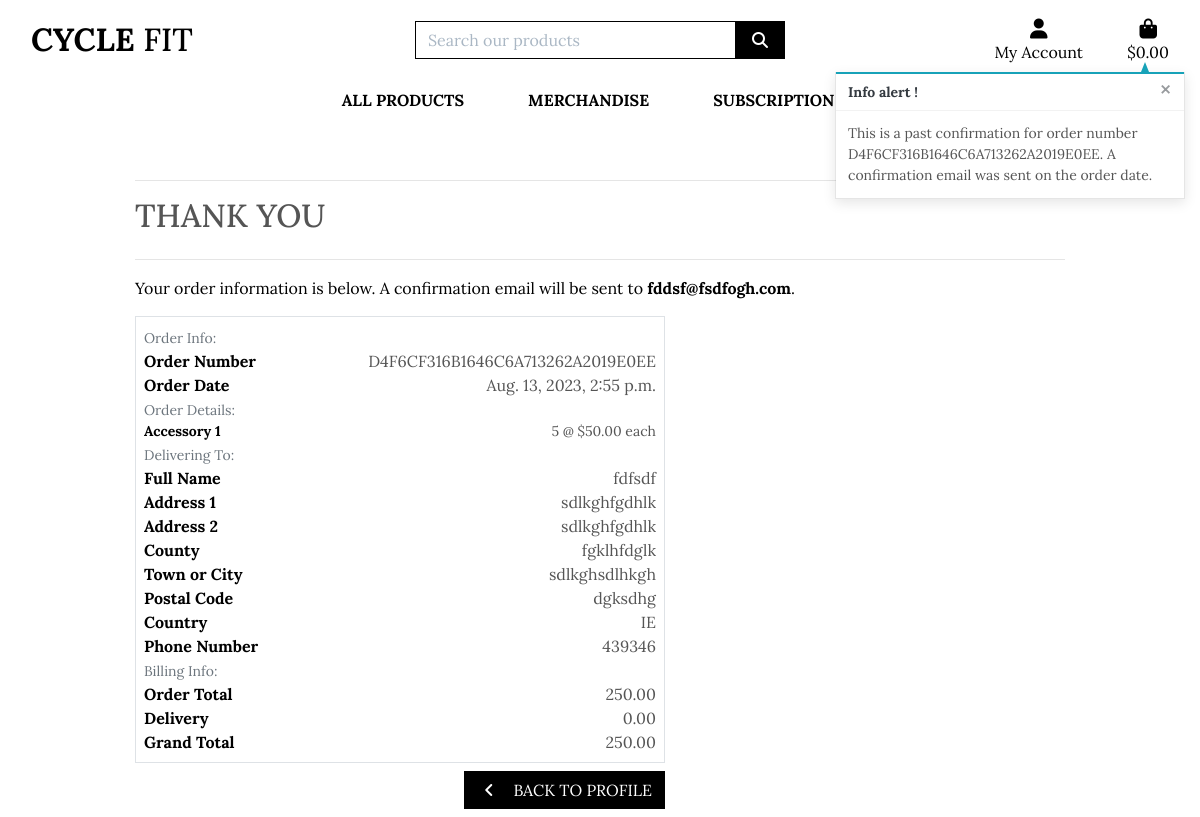
Page /profile/order_history/D4F6CF316B1646C6A713262A2019E0EE on the committed database.
### checkout/models.py (models this page shows, shortened)
class Order(models.Model):
    order_number = models.CharField(max_length=32, null=False, editable=False)
    user_profile = models.ForeignKey(UserProfile, on_delete=models.SET_NULL,
                                     null=True, blank=True, related_name='orders')
    full_name = models.CharField(max_length=50, null=False, blank=False)
    email = models.EmailField(max_length=254, null=False, blank=False)
    phone_number = models.CharField(max_length=20, null=False, blank=False)
    country = CountryField(blank_label='Country *', null=False, blank=False)
    postcode = models.CharField(max_length=20, null=True, blank=True)
    town_or_city = models.CharField(max_length=40, null=False, blank=False)
    street_address1 = models.CharField(max_length=80, null=False, blank=False)
    street_address2 = models.CharField(max_length=80, null=True, blank=True)
    county = models.CharField(max_length=80, null=True, blank=True)
    date = models.DateTimeField(auto_now_add=True)
    delivery_cost = models.DecimalField(max_digits=6, decimal_places=2, null=False, default=0)
    order_total = models.DecimalField(max_digits=10, decimal_places=2, null=False, default=0)
    grand_total = models.DecimalField(max_digits=10, decimal_places=2, null=False, default=0)
    original_bag = models.TextField(null=False, blank=False, default='')
    stripe_pid = models.CharField(max_length=254, null=False, blank=False, default='')

class OrderLineItem(models.Model):
    order = models.ForeignKey(Order, null=False, blank=False, on_delete=models.CASCADE, related_name='lineitems')
    product = models.ForeignKey(Product, null=False, blank=False, on_delete=models.CASCADE)
    product_size = models.CharField(max_length=2, null=True, blank=True) # XS, S, M, L, XL
    quantity = models.IntegerField(null=False, blank=False, default=0)
    lineitem_total = models.DecimalField(max_digits=6, decimal_places=2, null=False, blank=False, editable=False)

### products/models.py (models this page shows, shortened)
class Product(models.Model):
    category = models.ForeignKey('Category', null=True, blank=True, on_delete=models.SET_NULL)
    sku = models.CharField(max_length=254, null=True, blank=True)
    name = models.CharField(max_length=254)
    description = models.TextField()
    has_sizes = models.BooleanField(default=False, null=True, blank=True)
    price = models.DecimalField(max_digits=6, decimal_places=2)
    rating = models.DecimalField(max_digits=6, decimal_places=2, null=True, blank=True)
    image_url = models.URLField(max_length=1024, null=True, blank=True)
    image = models.ImageField(null=True, blank=True)

### profiles/views.py (the view)
# urls.py: path('order_history/<order_number>', views.order_history, name='order_history'),
def order_history(request, order_number):
    order = get_object_or_404(Order, order_number=order_number)
    messages.info(request, (
        f'This is a past confirmation for order number {order_number}. '
        'A confirmation email was sent on the order date.'
    ))
    template = 'checkout/checkout_success.html'
    context = {
        'order': order,
        'from_profile': True,
    }
    return render(request, template, context)

### bag/contexts.py (called while the page is built, shortened)
def bag_contents(request):
    bag_items = []
    total = 0
    product_count = 0
    bag = request.session.get('bag', {})
    if total < settings.FREE_DELIVERY_THRESHOLD:
        delivery = total * Decimal(settings.STANDARD_DELIVERY_PERCENTAGE / 100)
        free_delivery_delta = settings.FREE_DELIVERY_THRESHOLD - total
    else:
        delivery = 0
        free_delivery_delta = 0
    grand_total = delivery + total
    context = {
        'bag_items': bag_items,
        'total': total,
        'product_count': product_count,
        'delivery': delivery,
        'free_delivery_delta': free_delivery_delta,
        'free_delivery_threshold': settings.FREE_DELIVERY_THRESHOLD,
        'grand_total': grand_total,
    }
    return context

### checkout/templates/checkout/checkout_success.html (shortened to what this page needs)
{% extends "base.html" %}
{% load static %}
{% block extra_css %}
    <link rel="stylesheet" href="{% static 'checkout/css/checkout.css' %}">
{% endblock %}
{% block page_header %}
    <div class="container header-container">
    </div>
{% endblock %}
{% block content %}
    <div class="overlay"></div>
    <div class="container">
        <div class="row">
            <div class="col">
                <hr>
                <h2 class="logo-font mb-4">Thank You</h2>
                <hr>
                <p class="text-black">Your order information is below. A confirmation email will be sent to <strong>{{ order.email }}</strong>.</p>
            </div>
        </div>
        <div class="row">
            <div class="col-12 col-lg-7">
                <div class="order-confirmation-wrapper p-2 border">
                    <div class="row">
                        <div class="col">
                            <small class="text-muted">Order Info:</small>
                        </div>
                    </div>
                    <div class="row">
                        <div class="col-12 col-md-4">
                            <p class="mb-0 text-black font-weight-bold">Order Number</p>
                        </div>
                        <div class="col-12 col-md-8 text-md-right">
                            <p class="mb-0">{{ order.order_number }}</p>
                        </div>
                    </div>
                    <div class="row">
                        <div class="col-12 col-md-4">
                            <p class="mb-0 text-black font-weight-bold">Order Date</p>
                        </div>
                        <div class="col-12 col-md-8 text-md-right">
                            <p class="mb-0">{{ order.date }}</p>
                        </div>
                    </div>
                    <div class="row">
                        <div class="col">
                            <small class="text-muted">Order Details:</small>
                        </div>
                    </div>
                    {% for item in order.lineitems.all %}
                    <div class="row">
                        <div class="col-12 col-md-4">
                            <p class="small mb-0 text-black font-weight-bold">
                                {{ item.product.name }}{% if item.product_size %} - Size {{ item.product.size|upper }}{% endif %}
                            </p>
                        </div>
                        <div class="col-12 col-md-8 text-md-right">
                            <p class="small mb-0">{{ item.quantity }} @ ${{ item.product.price }} each</p>
                        </div>
                    </div>
                    {% endfor %}
                    <div class="row">
                        <div class="col">
                            <small class="text-muted">Delivering To:</small>
                        </div>
                    </div>
                    <div class="row">
                        <div class="col-12 col-md-4">
                            <p class="mb-0 text-black font-weight-bold">Full Name</p>
                        </div>
                        <div class="col-12 col-md-8 text-md-right">
                            <p class="mb-0">{{ order.full_name }}</p>
                        </div>
                    </div>
                    <div class="row">
                        <div class="col-12 col-md-4">
                            <p class="mb-0 text-black font-weight-bold">Address 1</p>
                        </div>
                        <div class="col-12 col-md-8 text-md-right">
                            <p class="mb-0">{{ order.street_address1 }}</p>
                        </div>
                    </div>
                    {% if order.street_address2 %}
                    <div class="row">
                        <div class="col-12 col-md-4">
                            <p class="mb-0 text-black font-weight-bold">Address 2</p>
                        </div>
                        <div class="col-12 col-md-8 text-md-right">
                            <p class="mb-0">{{ order.street_address1 }}</p>
                        </div>
                    </div>
                    {% endif %}
                    {% if order.county %}
                    <div class="row">
                        <div class="col-12 col-md-4">
                            <p class="mb-0 text-black font-weight-bold">County</p>
                        </div>
                        <div class="col-12 col-md-8 text-md-right">
                            <p class="mb-0">{{ order.county }}</p>
                        </div>
                    </div>
                    {% endif %}
                    <div class="row">
                        <div class="col-12 col-md-4">
                            <p class="mb-0 text-black font-weight-bold">Town or City</p>
                        </div>
                        <div class="col-12 col-md-8 text-md-right">
                            <p class="mb-0">{{ order.town_or_city }}</p>
                        </div>
                    </div>
                    {% if order.postcode %}
                    <div class="row">
                        <div class="col-12 col-md-4">
                            <p class="mb-0 text-black font-weight-bold">Postal Code</p>
                        </div>
                        <div class="col-12 col-md-8 text-md-right">
                            <p class="mb-0">{{ order.postcode }}</p>
                        </div>
                    </div>
                    {% endif %}
                    <div class="row">
                        <div class="col-12 col-md-4">
                            <p class="mb-0 text-black font-weight-bold">Country</p>
                        </div>
                        <div class="col-12 col-md-8 text-md-right">
                            <p class="mb-0">{{ order.country }}</p>
                        </div>
                    </div>
                    <div class="row">
                        <div class="col-12 col-md-4">
                            <p class="mb-0 text-black font-weight-bold">Phone Number</p>
                        </div>
                        <div class="col-12 col-md-8 text-md-right">
                            <p class="mb-0">{{ order.phone_number }}</p>
                        </div>
                    </div>
                    <div class="row">
                        <div class="col">
                            <small class="text-muted">Billing Info:</small>
                        </div>
                    </div>
                    <div class="row">
                        <div class="col-12 col-md-4">
                            <p class="mb-0 text-black font-weight-bold">Order Total</p>
                        </div>
                        <div class="col-12 col-md-8 text-md-right">
                            <p class="mb-0">{{ order.order_total }}</p>
                        </div>
                    </div>
                    <div class="row">
                        <div class="col-12 col-md-4">
                            <p class="mb-0 text-black font-weight-bold">Delivery</p>
                        </div>
                        <div class="col-12 col-md-8 text-md-right">
                            <p class="mb-0">{{ order.delivery_cost }}</p>
                        </div>
                    </div>
                    <div class="row">
                        <div class="col-12 col-md-4">
                            <p class="mb-0 text-black font-weight-bold">Grand Total</p>
                        </div>
                        <div class="col-12 col-md-8 text-md-right">
                            <p class="mb-0">{{ order.grand_total }}</p>
                        </div>
                    </div>
                </div>
            </div>
        </div>
        <div class="row">
			<div class="col-12 col-lg-7 text-right">
                {% if from_profile %}
                    <a href="{% url 'profile' %}" class="btn btn-black rounded-0 my-2">
                        <span class="icon mr-2">
                            <i class="fas fa-angle-left"></i>
                        </span>
                        <span class="text-uppercase">Back to Profile</span>
                    </a>
                {% endif %}
			</div>
		</div>
    </div>
{% endblock %}

### static/css/base.css (style rules this page uses)
html { height: 100%; }
body { background: url('/media/mountainBike.jpg') no-repeat center center fixed; background-size: cover; height: calc(100vh - 164px); color: #555; font-family: 'Lora', serif; }
.icon { align-items: center; display: inline-flex; justify-content: center; height: 1.5rem; width: 1.5rem; }
.logo-font { text-transform: uppercase; }
.btn-black { background: black; color: white; }
.text-black { color: black !important; }
.overlay { height: 100%; width: 100%; top: 0; left: 0; position: fixed; background-color: white; z-index: -1; }
@media (min-width: 1200px) { .container { max-width: 80%; } }
@media (min-width: 992px) { .header-container { padding-top: 164px; } }

### rows in the picture
Order: email "fddsf@fsdfogh.com", order_number "D4F6CF316B1646C6A713262A2019E0EE", date "Aug. 13, 2023, 2:55 p.m.", full_name "fdfsdf", street_address1 "sdlkghfgdhlk", county "fgklhfdglk", town_or_city "sdlkghsdlhkgh", postcode "dgksdhg", country "IE", phone_number "439346", order_total "250.00", delivery_cost "0.00", grand_total "250.00"
OrderLineItem: product.name "Accessory 1", quantity "5", product.price "50.00"

### other values in the picture
{{ message }} "This is a past confirmation for order number D4F6CF316B1646C6A713262A2019E0EE. A confirmation email was sent on the order date."
